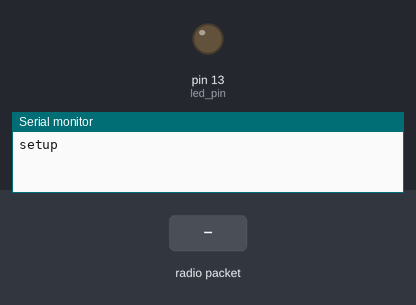
This sketch was run on a simulated Arduino Uno, built with avr-gcc and run on an emulated ATmega328P. Shown: output pins drawn as LEDs (lit = HIGH), the last lines printed to the serial monitor. Inputs (shaded band) come from the test bench. No radio packets arrive unless stated.

Above: at 1.2 s.
1.3 s: radio packet "1" arrives
At 2.1 s:
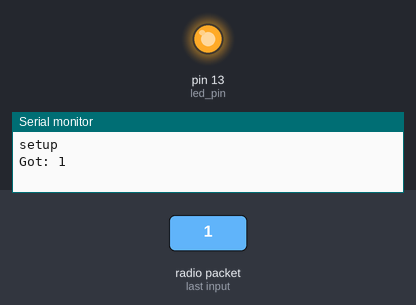
Timing chart, 0 to 4.3 s (numbered marks = the images above; inputs shaded):
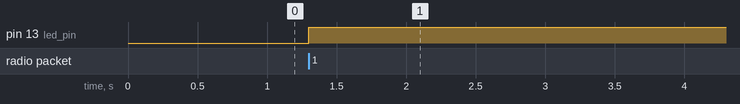

Measured:
- after the input at 1.3 s, pin 13 (led_pin): LOW → HIGH at once

The sketch:

hub.ino
```cpp
#include <VirtualWire.h>

const int led_pin = 13;
const int transmit_pin = 12;
const int receive_pin = 2;
const int transmit_en_pin = 3;
int s[4];
void setup()
{

    Serial.begin(9600);  // Debugging only
    Serial.println("setup");
    vw_set_tx_pin(transmit_pin);
    vw_set_rx_pin(receive_pin);
    vw_set_ptt_pin(transmit_en_pin);
    vw_set_ptt_inverted(true); // Required for DR3100
    vw_setup(2000);   // Bits per sec
    vw_rx_start();       // Start the receiver PLL running
    pinMode(led_pin,OUTPUT);
    digitalWrite(led_pin, false);

}
void loop()
{
//  //--------------Transmitting Code-----------------
//    const char *msg = "02MSGCODE";
//    digitalWrite(led_pin, true); // Flash a light to show transmitting
//    vw_send((uint8_t *)msg, strlen(msg));
//    vw_wait_tx(); // Wait until the whole message is gone
//    digitalWrite(13, false);
//    delay(2000);
//
//    //--------------Transmitting END---------------------

    //---------------Reciving------------------------
    uint8_t buf[VW_MAX_MESSAGE_LEN];
    uint8_t buflen = VW_MAX_MESSAGE_LEN;

    if (vw_get_message(buf, &buflen)) // Non-blocking
    {
         digitalWrite(led_pin, HIGH); // Flash a light to show received good message
        // Message with a good checksum received, print it.
        Serial.print("Got: ");
        switch(char(buf[1])){
          case '1':s[0]=1;//Serial.print(char(buf[1]));
          break;
          case '2':s[1]=1;//0Serial.print(char(buf[1]));
          break;
             case '3':s[2]=1;//0Serial.print(char(buf[1]));
          break;

          case '4':s[3]=1;//0Serial.print(char(buf[1]));
          break;

        }
        for (int i = 0; i < buflen; i++)
        {
            Serial.print(char(buf[i]));
            Serial.print(' ');
        }
        Serial.println();
        if(s[0]==1&&s[1]==1&&s[2]==1&&s[3]==1){
          Serial.println("GOT ALL Messages");
          s[0]=0;s[1]=0;s[2]=0;s[3]=0;
        }
//        vw_send(buf,buflen);
//        vw_wait_tx(); // Wait until the whole message is gone
//        digitalWrite(led_pin, LOW);
    }
}
```
